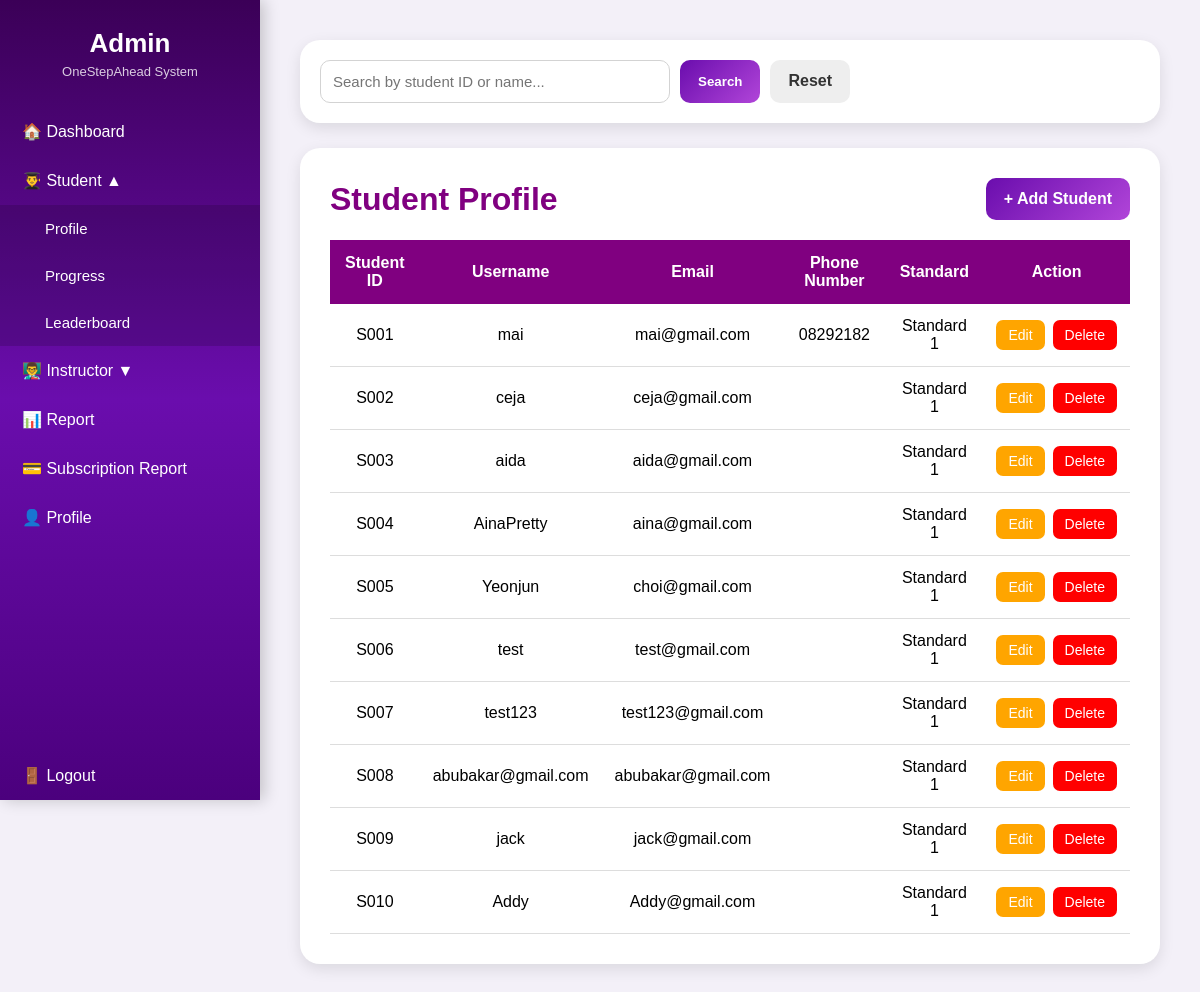
Screenshot of /s_profile.php with the database file from the repository.
### tables this page shows
CREATE TABLE `users` (
  `user_id` int(11) NOT NULL,
  `user_code` varchar(10) DEFAULT NULL,
  `username` varchar(100) DEFAULT NULL,
  `email` varchar(100) DEFAULT NULL,
  `phone` varchar(20) DEFAULT NULL,
  `role` varchar(20) DEFAULT NULL,
  `standard` varchar(50) DEFAULT NULL,
  `password` varchar(255) DEFAULT NULL,
  `avatar` varchar(100) DEFAULT 'avatar.jpg',
  `created_at` timestamp NOT NULL DEFAULT current_timestamp(),
  `subject_taught` varchar(50) DEFAULT NULL
);

### s_profile.php (the view, shortened to what this page needs)
<?php
include "db.php";
$search = "";
$sql =
"SELECT *
FROM users
WHERE role='Student'
AND
(
    user_code LIKE '%$search%'
    OR username LIKE '%$search%'
)
ORDER BY user_code";
$result =
$conn->query($sql);
?>
<!DOCTYPE html>
<html>
<head>
</head>
<body>
<div class="sidebar">
    <div class="logo-box">
        <h2>Admin</h2>
        <p>OneStepAhead System</p>
    </div>
    <a href="A_home.php">🏠 Dashboard</a>
    <div class="dropdown">
        <button class="dropbtn" onclick="toggleStudent()">
            👨‍🎓 Student <span id="studentArrow">▼</span>
        </button>
        <div class="dropdown-content" id="studentMenu">
            <a href="s_profile.php" class="active">
                Profile
            </a>
            <a href="s_progress.php">
                Progress
            </a>
            <a href="a_leaderboard.php">
                Leaderboard
            </a>
        </div>
    </div>
    <div class="dropdown">
        <button class="dropbtn" onclick="toggleInstructor()">
            👨‍🏫 Instructor <span id="instructorArrow">▼</span>
        </button>
    </div>
	<a href="report.php">📊 Report</a>
	<a href="subscription_report.php">💳 Subscription Report</a>
    <a href="a_profile.php">👤 Profile</a>
    <a href="login.php" class="logout">🚪 Logout</a>
</div>
<div class="main-content">
    <div class="search-box">
        <form method="GET">
            <input
            type="text"
            name="search"
            placeholder="Search by student ID or name..."
            value="<?php echo $search; ?>">
            <button type="submit">
                Search
            </button>
            <a href="s_profile.php" class="resetBtn">
                Reset
            </a>
        </form>
    </div>
    <div class="container">
        <div class="header-row">
            <h1>Student Profile</h1>
            <a href="add_student.php" class="addBtn">
                + Add Student
            </a>
        </div>
        <table>
            <tr>
                <th>Student ID</th>
                <th>Username</th>
                <th>Email</th>
                <th>Phone Number</th>
                <th>Standard</th>
                <th>Action</th>
            </tr>
            <?php
            if($result->num_rows > 0)
            {
                while($row = $result->fetch_assoc())
                {
            ?>
            <tr>
                <td>
                    <?php echo $row['user_code']; ?>
                </td>
                <td>
                    <?php echo $row['username']; ?>
                </td>
                <td>
                    <?php echo $row['email']; ?>
                </td>
                <td>
                    <?php echo $row['phone']; ?>
                </td>
                <td>
                    <?php echo $row['standard']; ?>
                </td>
                <td>
                    <div class="action-box">
                        <a
                        class="editBtn"
                        href="edit_student.php?id=<?php echo $row['user_code']; ?>">
                            Edit
                        </a>
                        <a
                        class="deleteBtn"
                        href="delete_student.php?id=<?php echo $row['user_code']; ?>"
                        onclick="return confirm('Delete this student?')">
                            Delete
                        </a>
                    </div>
                </td>
            </tr>
            <?php
                }
            }
            ?>
        </table>
    </div>
</div>
</body>
</html>

### s_profile.php (style rules this page uses)
* { margin:0; padding:0; box-sizing:border-box; }
body { font-family:Arial, sans-serif; background:#f3f0f8; display:flex; }
.sidebar { width:260px; height:100vh; background:linear-gradient(180deg,#3b0057,#6a0dad,#4b007d); position:fixed; left:0; top:0; display:flex; flex-direction:column; box-shadow:4px 0 15px rgba(0,0,0,0.2); }
.logo-box { color:white; text-align:center; padding:28px 20px; }
.logo-box h2 { font-size:26px; }
.logo-box p { font-size:13px; opacity:0.8; margin-top:5px; }
.sidebar a, .dropbtn { width:100%; display:block; padding:15px 22px; color:white; text-decoration:none; background:none; border:none; text-align:left; font-size:16px; cursor:pointer; transition:0.3s; }
.sidebar a:hover, .dropbtn:hover, .active { background:rgba(255,255,255,0.18); }
.dropdown-content { display:none; background:rgba(0,0,0,0.15); }
.dropdown-content a { padding-left:45px; font-size:15px; }
.logout { margin-top:auto; background:rgba(255,255,255,0.1); }
.main-content { margin-left:260px; width:calc(100% - 260px); padding:40px; }
.container { background:white; padding:30px; border-radius:20px; box-shadow:0 5px 15px rgba(0,0,0,0.1); }
.header-row { display:flex; justify-content:space-between; align-items:center; margin-bottom:20px; }
h1 { color:purple; }
.addBtn { background:linear-gradient(135deg,#6a0dad,#b145d9); color:white; padding:12px 18px; text-decoration:none; border-radius:10px; font-weight:bold; }
table { width:100%; border-collapse:collapse; margin-top:15px; }
th { background:purple; color:white; padding:14px; }
td { padding:13px; border-bottom:1px solid #ddd; text-align:center; }
.editBtn { background:orange; color:white; padding:7px 12px; text-decoration:none; border-radius:7px; font-size:14px; }
.deleteBtn { background:red; color:white; padding:7px 12px; text-decoration:none; border-radius:7px; font-size:14px; }
.action-box { display:flex; justify-content:center; gap:8px; }
.search-box { background:white; padding:20px; border-radius:20px; box-shadow:0 5px 15px rgba(0,0,0,0.1); margin-bottom:25px; }
.search-box form { display:flex; gap:10px; }
.search-box input { width:350px; padding:12px; border:1px solid lightgray; border-radius:10px; font-size:15px; }
.search-box button { background:linear-gradient(135deg,#6a0dad,#b145d9); color:white; border:none; padding:12px 18px; border-radius:10px; font-weight:bold; cursor:pointer; }
.resetBtn { background:#eeeeee; color:#333; text-decoration:none; padding:12px 18px; border-radius:10px; font-weight:bold; }

### rows the page displays
users: user_code "S001", username "mai", email "mai@gmail.com", phone "08292182", standard "Standard 1"
users: user_code "S002", username "ceja", email "ceja@gmail.com", standard "Standard 1"
users: user_code "S003", username "aida", email "aida@gmail.com", standard "Standard 1"
users: user_code "S004", username "AinaPretty", email "aina@gmail.com", standard "Standard 1"
users: user_code "S005", username "Yeonjun", email "choi@gmail.com", standard "Standard 1"
users: user_code "S006", username "test", email "test@gmail.com", standard "Standard 1"
users: user_code "S007", username "test123", email "test123@gmail.com", standard "Standard 1"
users: user_code "S008", username "abubakar@gmail.com", email "abubakar@gmail.com", standard "Standard 1"
users: user_code "S009", username "jack", email "jack@gmail.com", standard "Standard 1"
users: user_code "S010", username "Addy", email "Addy@gmail.com", standard "Standard 1"
